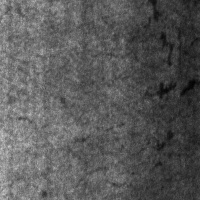
#> input picture data/NEU-CLS/train/train/images/crazing_116.jpg, 200 x 200 px; its folder holds only this picture in this run
$ jupyter execute 01_dataset_audit_and_eda.ipynb
#> lines starting #> are read from the running program, lines starting #| are printed output that depends on the picture
# Industrial Defect Intelligence
### Steel surface defects: data quality and exploration

Steel surface defects vary in texture, shape and intensity. This project investigates whether those differences can support reliable classification across six defect categories in the NEU dataset.

**Research question:** How accurately can machine learning distinguish the six defect types, and which visual similarities make them difficult to separate?

This notebook establishes the data baseline: file integrity, class coverage, duplicate images and the distribution of basic image measurements. Model development follows once the data has passed acceptance checks.

### Running the notebook

The working directory is the project root, with images under `data/NEU-CLS`. Run the cells in order, or use **Restart Kernel and Run All Cells**. Figures are written to `outputs/figures` and audit tables to `outputs/reports`; both directories are created automatically.

Requirements: Python, Jupyter, NumPy, pandas, Matplotlib and Pillow. The analysis packages can be installed in the notebook's Python environment with:

```text
python -m pip install numpy pandas matplotlib Pillow
```

## 1. Setup

A fixed seed controls image sampling. Files are processed in sorted order, and each run records the Python and package versions alongside a SHA-256 manifest. Output files are replaced on subsequent runs; source images are left unchanged.

[cell 1]
from pathlib import Path
from collections import Counter
from datetime import datetime, timezone
from importlib import metadata
import hashlib
import json
import platform
import random
import re
import sys
import warnings

import numpy as np
import pandas as pd
import matplotlib
import matplotlib.pyplot as plt
from PIL import Image, ImageFile

SEED = 42
random.seed(SEED)
np.random.seed(SEED)
ImageFile.LOAD_TRUNCATED_IMAGES = False
plt.rcParams.update({'figure.dpi': 110, 'font.size': 10, 'axes.spines.top': False,
                     'axes.spines.right': False, 'savefig.bbox': 'tight'})
RUN_UTC = datetime.now(timezone.utc).isoformat()

[cell 2]
PROJECT_ROOT = Path.cwd().resolve()
DATASET_DIR = PROJECT_ROOT / 'data' / 'NEU-CLS'
FIGURES_DIR = PROJECT_ROOT / 'outputs' / 'figures'
REPORTS_DIR = PROJECT_ROOT / 'outputs' / 'reports'
for directory in (FIGURES_DIR, REPORTS_DIR):
    directory.mkdir(parents=True, exist_ok=True)

environment = {
    'run_utc': RUN_UTC, 'seed': SEED, 'python': sys.version,
    'platform': platform.platform(), 'python_executable': sys.executable,
    'working_directory': str(PROJECT_ROOT),
    'packages': {name: metadata.version(name)
                 for name in ['numpy', 'pandas', 'matplotlib', 'Pillow']},
}
print(json.dumps(environment, indent=2))
(REPORTS_DIR / 'environment.json').write_text(json.dumps(environment, indent=2), encoding='utf-8')
print('Dataset folder exists:', DATASET_DIR.is_dir())
print('Figures will be saved to:', FIGURES_DIR)

## 2. Data source and licence

The [Northeastern University surface defect database](https://faculty.neu.edu.cn/songkc/en/zdylm/263265/list/) is credited to Kechen Song and Yunhui Yan. Its image-only classification collection, NEU-CLS, contains 1,800 greyscale images at 200 × 200 pixels, with 300 examples of each defect:

| Category | Label used in this project |
| --- | --- |
| Crazing | `crazing` |
| Inclusion | `inclusion` |
| Patches | `patches` |
| Pitted surface | `pitted_surface` |
| Rolled-in scale | `rolled_in_scale` |
| Scratches | `scratches` |

The collection contains defect images only, with no defect-free category. The original source distinguishes NEU-CLS from NEU-DET, which includes detection annotations.

The [Figshare distribution](https://figshare.com/articles/dataset/NEU-CLS/28903550), posted by Weilin Cao on 30 April 2025, lists [CC BY 4.0](https://creativecommons.org/licenses/by/4.0/). This record describes the distributed copy; the original dataset attribution remains with the Northeastern University researchers. Reuse requires attribution, a licence link and an indication of any changes.

The link between the local files and this distribution is pending verification. Annotation files or existing split folders may indicate repackaging. Local image hashes record the content analysed but do not establish its origin.

| Local source record | Status |
| --- | --- |
| Downloaded archive filename | Not recorded |
| Download date | Not recorded |
| Record version or DOI | Not recorded |
| Original archive SHA-256 | Not recorded |
| Repackaging history | Not verified |

`PROVENANCE_CONFIRMED` remains false until the local source record is documented and verified.

[cell 3]
# Local source verification status; see the source record above.
PROVENANCE_CONFIRMED = False

EXPECTED_CLASSES = ['crazing', 'inclusion', 'patches', 'pitted_surface',
                    'rolled_in_scale', 'scratches']
EXPECTED_IMAGES = 1800
EXPECTED_PER_CLASS = 300
EXPECTED_SIZE = (200, 200)
IMAGE_EXTENSIONS = {'.jpg', '.jpeg', '.png', '.bmp', '.tif', '.tiff', '.pgm', '.webp'}

def sha256_file(path):
    digest = hashlib.sha256()
    with path.open('rb') as handle:
        for chunk in iter(lambda: handle.read(1024 * 1024), b''):
            digest.update(chunk)
    return digest.hexdigest()

## 3. File discovery and labels

The recursive search supports class folders, flat image folders and nested split folders. Class names come from recognised folder names or filename prefixes such as `Cr_1.bmp` and `crazing_10.jpg`. Unknown labels and conflicting evidence are retained as audit failures.

Existing split folders are combined for the inventory. Non-image files are listed separately, and annotation files are not used to infer labels. The image manifest records the evidence behind each inferred class.

[cell 4]
ALIASES = {
    'cr': 'crazing', 'crazing': 'crazing',
    'in': 'inclusion', 'inclusion': 'inclusion', 'inclusions': 'inclusion',
    'pa': 'patches', 'patch': 'patches', 'patches': 'patches',
    'ps': 'pitted_surface', 'pittedsurface': 'pitted_surface',
    'rs': 'rolled_in_scale', 'rolledinscale': 'rolled_in_scale',
    'sc': 'scratches', 'scratch': 'scratches', 'scratches': 'scratches',
}
def normalise(text):
    return re.sub(r'[^a-z]', '', text.lower())

def infer_label(path):
    relative = path.relative_to(DATASET_DIR)
    folder_labels = {ALIASES[normalise(part)] for part in relative.parts[:-1]
                     if normalise(part) in ALIASES}
    prefix = re.sub(r'[\s_-]*\d+.*$', '', path.stem)
    filename_label = ALIASES.get(normalise(prefix))
    candidates = folder_labels | ({filename_label} if filename_label else set())
    evidence = f'folders={sorted(folder_labels)}; filename={filename_label}'
    if len(candidates) > 1:
        return 'CONFLICT', evidence
    return (next(iter(candidates)) if candidates else 'UNKNOWN'), evidence

all_files = sorted((p for p in DATASET_DIR.rglob('*') if p.is_file()),
                   key=lambda p: p.relative_to(DATASET_DIR).as_posix()) if DATASET_DIR.is_dir() else []
image_files = [p for p in all_files if p.suffix.lower() in IMAGE_EXTENSIONS]
other_files = [p for p in all_files if p.suffix.lower() not in IMAGE_EXTENSIONS]
other_table = pd.DataFrame([{'path': p.relative_to(DATASET_DIR).as_posix(),
                            'extension': p.suffix.lower() or '(none)'} for p in other_files],
                          columns=['path', 'extension'])
other_table.to_csv(REPORTS_DIR / 'non_image_files.csv', index=False)
print(f'Image candidates: {len(image_files):,}; other files: {len(other_files):,}')
print('Image extensions:', dict(Counter(p.suffix.lower() for p in image_files)))
print('Other extensions:', dict(Counter(other_table['extension'])))
print('First relative paths:')
for path in image_files[:8]:
    print(' ', path.relative_to(DATASET_DIR).as_posix(), infer_label(path))

## 4. Image integrity and measurements

Each image is hashed, verified by Pillow and reopened for full decoding. Read failures are recorded without interrupting the audit. Dimensions and storage modes are measured before conversion. Equal red, green and blue channels indicate greyscale content, including images stored in RGB mode.

Three descriptive measurements use an 8-bit greyscale copy in memory:

| Measurement | Definition |
| --- | --- |
| Brightness | Mean pixel intensity, from 0 to 255 |
| Contrast | Population standard deviation of pixel intensity |
| Sharpness | Variance of the four-neighbour Laplacian over interior pixels |

The Laplacian is calculated as `up + down + left + right − 4 × centre`. Its variance responds to texture and noise as well as focus, so it is treated as a sharpness proxy rather than a calibrated blur measure. Source files are neither resized nor overwritten.

[cell 5]
rows = []
for path in image_files:
    label, evidence = infer_label(path)
    row = dict(path=path.relative_to(DATASET_DIR).as_posix(), class_name=label,
               label_evidence=evidence, extension=path.suffix.lower(), sha256=None,
               pixel_sha256=None, hash_error='', error='', readable=False,
               width=np.nan, height=np.nan, mode=None, image_format=None,
               frames=np.nan, greyscale=False, brightness=np.nan,
               contrast=np.nan, sharpness=np.nan)
    try:
        row['sha256'] = sha256_file(path)
    except Exception as exc:
        row['hash_error'] = f'{type(exc).__name__}: {exc}'
    try:
        with warnings.catch_warnings():
            warnings.simplefilter('error', Image.DecompressionBombWarning)
            with Image.open(path) as img:
#> img is the input picture: PIL image 200x200 RGB; min 2, max 203, mean 89.2
                img.verify()
            with Image.open(path) as img:
                img.load()
                row.update(width=img.width, height=img.height, mode=img.mode,
                           image_format=img.format, frames=getattr(img, 'n_frames', 1))
                rgb = np.asarray(img.convert('RGB'))
                row['greyscale'] = bool(np.array_equal(rgb[..., 0], rgb[..., 1]) and
                                        np.array_equal(rgb[..., 1], rgb[..., 2]))
                # Exact decoded RGB equality also finds different encodings of identical pixels.
                header = f'RGB:{img.width}:{img.height}:'.encode('ascii')
                row['pixel_sha256'] = hashlib.sha256(header + rgb.tobytes()).hexdigest()
                arr = np.asarray(img.convert('L'), dtype=np.float64)
                row['brightness'] = float(arr.mean())
                row['contrast'] = float(arr.std())
                if min(arr.shape) >= 3:
                    laplacian = (arr[:-2, 1:-1] + arr[2:, 1:-1] + arr[1:-1, :-2]
                                 + arr[1:-1, 2:] - 4 * arr[1:-1, 1:-1])
                    row['sharpness'] = float(laplacian.var())
                row['readable'] = True
    except Exception as exc:
        row['error'] = f'{type(exc).__name__}: {exc}'
    rows.append(row)

columns = ['path', 'class_name', 'label_evidence', 'extension', 'sha256',
           'pixel_sha256', 'hash_error', 'error', 'readable', 'width', 'height',
           'mode', 'image_format', 'frames', 'greyscale', 'brightness', 'contrast', 'sharpness']
audit = pd.DataFrame(rows, columns=columns)
readable = audit.loc[audit['readable'].eq(True)].copy()
bad_files = audit.loc[~audit['readable'].eq(True) | audit['hash_error'].ne('')]
class_counts = audit['class_name'].value_counts().reindex(EXPECTED_CLASSES, fill_value=0)
audit.to_csv(REPORTS_DIR / 'image_audit.csv', index=False)
bad_files.to_csv(REPORTS_DIR / 'unreadable_or_unhashable.csv', index=False)
print('Per-class counts (all candidates):\n', class_counts.to_string())
print('All inferred labels:\n', audit['class_name'].value_counts().to_string())
print('Dimensions (decoded images):\n', readable.groupby(['width', 'height']).size().to_string())
print('Image modes:\n', readable['mode'].value_counts().to_string())
print('Decoded formats:\n', readable['image_format'].value_counts().to_string())
print('Unreadable or unhashable files:', len(bad_files))
if len(bad_files):
    print(bad_files[['path', 'error', 'hash_error']].to_string(index=False))

## 5. Duplicate images

SHA-256 hashes identify duplicates at two levels: identical file bytes and identical decoded RGB pixels at the same dimensions. The pixel check can find matching images saved with different encodings. Neither check detects near-duplicates.

Duplicate groups are saved for review, including groups that span class labels. Unresolved duplicates fail acceptance because they could introduce leakage across a later training and evaluation split. The manifest fingerprint covers sorted relative paths and file hashes; it is separate from an archive checksum.

[cell 6]
def duplicate_rows(table, key):
    valid = table.loc[table[key].notna()].copy()
    return valid.loc[valid.duplicated(key, keep=False)].sort_values([key, 'path'])

file_duplicates = duplicate_rows(audit, 'sha256')
pixel_duplicates = duplicate_rows(readable, 'pixel_sha256')
for name, frame, key in [('file_duplicates', file_duplicates, 'sha256'),
                         ('pixel_duplicates', pixel_duplicates, 'pixel_sha256')]:
    frame.to_csv(REPORTS_DIR / f'{name}.csv', index=False)
    print(f'{name}: {frame[key].nunique()} groups; {len(frame)} affected files')
    if len(frame):
        print(frame[['path', 'class_name', key]].to_string(index=False))

cross_label_groups = int((pixel_duplicates.groupby('pixel_sha256')['class_name'].nunique() > 1).sum())
manifest_text = ''.join(f"{r.path}\t{r.sha256 or 'HASH_ERROR'}\n" for r in audit.itertuples())
manifest_fingerprint = hashlib.sha256(manifest_text.encode('utf-8')).hexdigest()
(REPORTS_DIR / 'manifest_sha256.txt').write_text(manifest_fingerprint + '\n', encoding='utf-8')
print('Cross-label decoded-pixel duplicate groups:', cross_label_groups)
print('Local manifest SHA-256:', manifest_fingerprint)

## 6. Image samples

Two readable images per class are selected with the fixed seed. A common 0–255 display scale preserves brightness differences between samples. Missing classes remain visible in the grid.

[cell 7]
def save_figure(fig, filename):
    target = FIGURES_DIR / filename
    fig.savefig(target, dpi=160, facecolor='white')
    plt.show()
    plt.close(fig)
    print('Saved:', target.relative_to(PROJECT_ROOT))

rng = np.random.default_rng(SEED)
fig, axes = plt.subplots(6, 2, figsize=(8, 16), squeeze=False, layout='constrained')
for row_index, class_name in enumerate(EXPECTED_CLASSES):
    candidates = readable.loc[readable['class_name'].eq(class_name), 'path'].tolist()
    selected = rng.choice(candidates, size=min(2, len(candidates)), replace=False).tolist()
    for column_index, ax in enumerate(axes[row_index]):
        ax.axis('off')
        if column_index < len(selected):
            relative_path = selected[column_index]
            with Image.open(DATASET_DIR / relative_path) as img:
                ax.imshow(np.asarray(img.convert('L')), cmap='gray', vmin=0, vmax=255)
            ax.set_title(f"{class_name.replace('_', ' ').title()}\n{Path(relative_path).name}")
        else:
            ax.text(0.5, 0.5, f'{class_name}\nNo readable sample', ha='center', va='center')
fig.suptitle('NEU image samples · two per class · fixed intensity scale')
save_figure(fig, '01_class_samples.png')

## 7. Class balance and image distributions

Class counts include all discovered image files. Brightness, contrast and sharpness distributions use readable images with recognised labels. Histograms show the collection as a whole; box plots show differences between classes.

These measurements describe both defect appearance and acquisition conditions. A difference between classes may therefore reflect lighting or surface finish as well as the defect itself.

[cell 8]
plot_counts = audit['class_name'].value_counts().reindex(
    EXPECTED_CLASSES + sorted(set(audit['class_name']) - set(EXPECTED_CLASSES)), fill_value=0)
fig, ax = plt.subplots(figsize=(10, 4), layout='constrained')
bars = ax.bar([s.replace('_', ' ') for s in plot_counts.index], plot_counts.values, color='#246c8e')
ax.axhline(EXPECTED_PER_CLASS, color='#b05030', linestyle='--', label='Expected: 300 per class')
ax.bar_label(bars, padding=3)
ax.set(ylabel='Number of images', title='Discovered class distribution')
ax.tick_params(axis='x', rotation=20)
ax.set_ylim(0, max(EXPECTED_PER_CLASS, int(plot_counts.max())) * 1.2)
ax.legend()
save_figure(fig, '02_class_distribution.png')
#> call 2 of save_figure, with filename = '02_class_distribution.png'
#> in save_figure (call 2), `fig.savefig(target, dpi=160, facecolor='white')`:
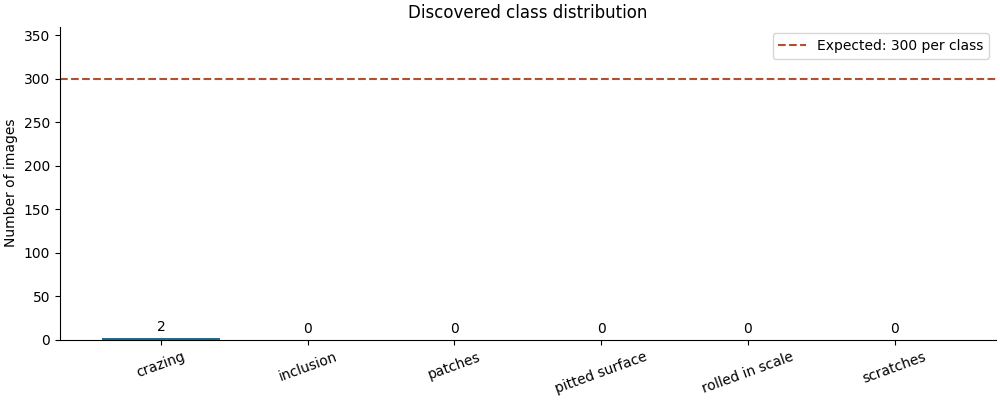
#> figure drawn by matplotlib, 1 panel; tallest bar 2 high, from x = -0.4 to 0.4

eda = readable.loc[readable['class_name'].isin(EXPECTED_CLASSES)].copy()
metrics = {'brightness': 'Mean intensity (0–255)',
           'contrast': 'Intensity standard deviation',
           'sharpness': 'Laplacian variance (intensity squared)'}
fig, axes = plt.subplots(1, 3, figsize=(15, 4), layout='constrained')
for ax, (metric, label) in zip(axes, metrics.items()):
    values = eda[metric].dropna().astype(float)
    ax.hist(values, bins=30, color='#246c8e', edgecolor='white')
    ax.set(title=metric.title(), xlabel=label, ylabel='Number of images')
fig.suptitle('Image measurement distributions · readable, recognised images')
save_figure(fig, '03_measurement_distributions.png')
#> call 3 of save_figure, with filename = '03_measurement_distributions.png'
#> in save_figure (call 3), `fig.savefig(target, dpi=160, facecolor='white')`:
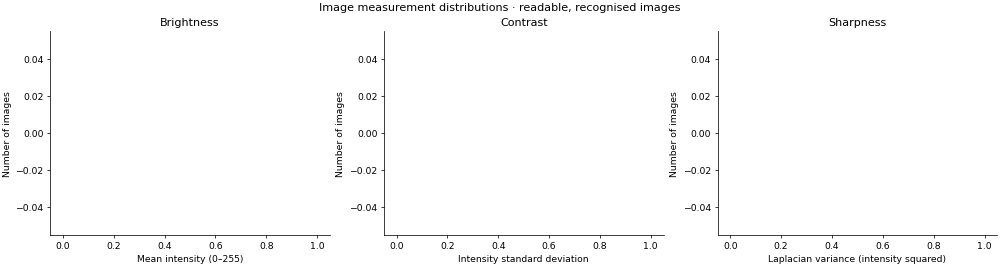
#> figure drawn by matplotlib, 3 panels

fig, axes = plt.subplots(1, 3, figsize=(16, 5), layout='constrained')
for ax, (metric, label) in zip(axes, metrics.items()):
    groups = [(name, eda.loc[eda['class_name'].eq(name), metric].dropna().astype(float).to_numpy())
              for name in EXPECTED_CLASSES]
    groups = [(name, values) for name, values in groups if len(values)]
    if groups:
        ax.boxplot([values for _, values in groups])
        ax.set_xticks(range(1, len(groups) + 1),
                      [name.replace('_', ' ') for name, _ in groups], rotation=55, ha='right')
    else:
        ax.text(0.5, 0.5, 'No valid measurements', ha='center', transform=ax.transAxes)
    ax.set(title=metric.title(), ylabel=label)
save_figure(fig, '04_measurements_by_class.png')

statistics = eda.groupby('class_name')[list(metrics)].agg(['count', 'mean', 'std', 'min', 'median', 'max'])
statistics.to_csv(REPORTS_DIR / 'measurements_by_class.csv')
print(statistics.round(2).to_string())
print('Flat greyscale images (zero contrast):', int(eda['contrast'].eq(0).sum()))

## 8. Scope of the analysis

Balanced class counts do not establish label accuracy or independence between images. The sample grid provides an initial visual check, while the audit tables identify files that need closer inspection. Near-duplicate detection and a wider label review remain separate tasks.

Before model development, the source record and duplicate groups need to be resolved and an evaluation split defined. Related images should remain in the same partition. Exploration of the complete collection is descriptive; model comparisons require a reserved evaluation set.

## 9. Dataset acceptance

The summary applies the expected NEU-CLS specification: 1,800 readable images, six recognised classes, 300 images per class and 200 × 200 greyscale pixels.

| Result | Meaning |
| --- | --- |
| PASS | Check satisfied |
| WARN | Review or documentation required |
| FAIL | Critical acceptance check failed |

Exact duplicates fail acceptance until resolved. Storage-mode differences, extra files and incomplete provenance are reported for review. The results are saved to `outputs/reports/acceptance_summary.csv`.

[cell 9]
findings = []
def check(name, passed, detail, failure='FAIL'):
    findings.append({'check': name, 'status': 'PASS' if bool(passed) else failure, 'detail': detail})

n = len(audit)
all_readable = n > 0 and len(readable) == n
check('Dataset folder', DATASET_DIR.is_dir(), str(DATASET_DIR))
check('Image count', n == EXPECTED_IMAGES, f'{n} found; expected {EXPECTED_IMAGES}')
observed_classes = set(audit['class_name'])
check('Six recognised classes', observed_classes == set(EXPECTED_CLASSES), str(sorted(observed_classes)))
check('Per-class counts', class_counts.eq(EXPECTED_PER_CLASS).all(), str(class_counts.to_dict()))
